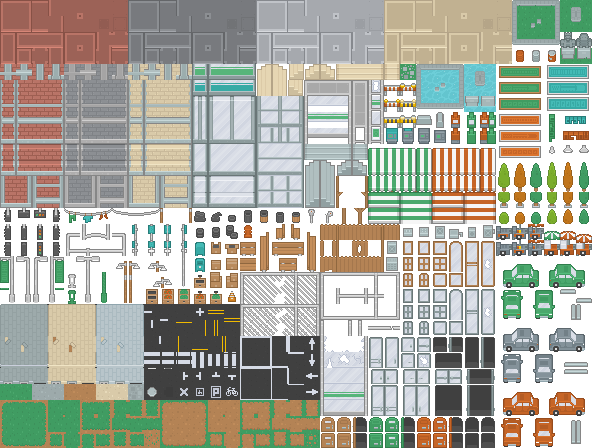
#> input picture Assets/2D/tilemap_packed.png, 592 x 448 px, found by its file name
$ python tile_cut.py input=D:/Section01/Workspace/Pictor/Assets/2D/tilemap_packed.png rownum=14 colnum=19 pos=9,17 output=1.png
#> lines starting #> are read from the running program, lines starting #| are printed output that depends on the picture
#!/usr/bin/env python3
"""
tile_cut.py - 将 PNG 图片切分成网格，并保存指定位置的子图

用法:
    python tile_cut.py rownum=2 colnum=2 pos=1,2
    python tile_cut.py input=my_image.png rownum=3 colnum=4 pos=2,3 output=piece.png

    python tile_cut.py input=D:\Section01\Workspace\Pictor\Assets\2D\tilemap_packed.png rownum=14 colnum=19 pos=9,17 output=1.png

参数说明:
    input   : 输入 PNG 文件路径（默认 input.png）
    rownum  : 纵向切分数（必需）
    colnum  : 横向切分数（必需）
    pos     : 要保存的子图位置，格式为 "行,列"（1‑indexed，必需）
    output  : 输出 PNG 文件路径（默认自动生成，如 subimage_r1_c2.png）
"""

import sys
import os
from PIL import Image

def parse_args():
    """解析命令行键值对参数，返回字典。"""
    args = {}
    for arg in sys.argv[1:]:
        if '=' not in arg:
            # 若参数不含等号，则作为输入文件处理（兼容旧用法）
            if 'input' not in args:
                args['input'] = arg
            else:
                print(f"警告：忽略未知参数 '{arg}'")
            continue
        key, value = arg.split('=', 1)
        args[key.lower()] = value
    return args

def validate_and_convert(args):
    """验证必需参数，转换类型，返回处理后的字典。"""
    required = ['rownum', 'colnum', 'pos']
    for r in required:
        if r not in args:
            print(f"错误：缺少必需参数 '{r}'")
            sys.exit(1)

    try:
        rownum = int(args['rownum'])
        colnum = int(args['colnum'])
    except ValueError:
        print("错误：rownum 和 colnum 必须为整数")
        sys.exit(1)

    if rownum <= 0 or colnum <= 0:
        print("错误：rownum 和 colnum 必须为正整数")
        sys.exit(1)

    pos_str = args['pos']
    try:
        row, col = map(int, pos_str.split(','))
    except ValueError:
        print("错误：pos 格式应为 '行,列'，例如 '1,2'")
        sys.exit(1)

    if row < 1 or col < 1 or row > rownum or col > colnum:
        print(f"错误：pos ({row},{col}) 超出切分范围 (1..{rownum}, 1..{colnum})")
        sys.exit(1)

    # 输入输出文件
    input_file = args.get('input', 'input.png')
    if not os.path.isfile(input_file):
        print(f"错误：输入文件 '{input_file}' 不存在")
        sys.exit(1)

    output_file = args.get('output', f'subimage_r{row}_c{col}.png')

    return {
        'input': input_file,
        'output': output_file,
        'rownum': rownum,
        'colnum': colnum,
        'row': row,
        'col': col
    }

def main():
    args_dict = parse_args()
    params = validate_and_convert(args_dict)

    try:
        img = Image.open(params['input'])
#> img is the input picture: PIL image 592x448 P; mean R, G, B, A 120.8, 121.4, 109.6, 202.4
    except Exception as e:
        print(f"错误：无法打开图片 '{params['input']}': {e}")
        sys.exit(1)

    # 计算每个子图的尺寸（整数除法，忽略边缘多出的像素）
    width, height = img.size
#> width = 592; height = 448
    tile_w = width // params['colnum']
#> tile_w = 31
    tile_h = height // params['rownum']
#> tile_h = 32

    # 计算裁剪区域（左上角坐标）
    left = (params['col'] - 1) * tile_w
#> left = 496
    upper = (params['row'] - 1) * tile_h
#> upper = 256
    right = left + tile_w
#> right = 527
    lower = upper + tile_h
#> lower = 288

    # 裁剪并保存
    try:
        cropped = img.crop((left, upper, right, lower))
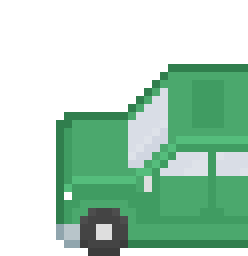
#> cropped: PIL image 31x32 P (shown 8 times larger); mean R, G, B, A 44.7, 80.2, 58.6, 124.7; transparent parts drawn white
        cropped.save(params['output'])
        print(f"成功保存子图到 '{params['output']}'")
    except Exception as e:
        print(f"错误：保存图片失败: {e}")
        sys.exit(1)

if __name__ == "__main__":
    main()
